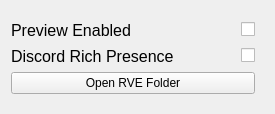
                    <widget class="QWidget" name="tab_4">
                     <attribute name="title">
                      <string>RVE Settings</string>
                     </attribute>
                     <layout class="QVBoxLayout" name="verticalLayout_23">
                      <item>
                       <widget class="QWidget" name="GUIOptionsContainer" native="true">
                        <layout class="QVBoxLayout" name="verticalLayout_20">
                         <property name="leftMargin">
                          <number>0</number>
                         </property>
                         <item>
                          <widget class="QWidget" name="previewEnabledContainer" native="true">
                           <layout class="QHBoxLayout" name="horizontalLayout_21">
                            <property name="spacing">
                             <number>0</number>
                            </property>
                            <property name="leftMargin">
                             <number>0</number>
                            </property>
                            <property name="topMargin">
                             <number>0</number>
                            </property>
                            <property name="rightMargin">
                             <number>0</number>
                            </property>
                            <property name="bottomMargin">
                             <number>0</number>
                            </property>
                            <item>
                             <widget class="QLabel" name="label_19">
                              <property name="font">
                               <font>
                                <pointsize>12</pointsize>
                               </font>
                              </property>
                              <property name="text">
                               <string>Preview Enabled</string>
                              </property>
                             </widget>
                            </item>
                            <item>
                             <spacer name="horizontalSpacer_2">
                              <property name="orientation">
                               <enum>Qt::Orientation::Horizontal</enum>
                              </property>
                              <property name="sizeHint" stdset="0">
                               <size>
                                <width>40</width>
                                <height>20</height>
                               </size>
                              </property>
                             </spacer>
                            </item>
                            <item>
                             <widget class="QCheckBox" name="preview_enabled">
                              <property name="text">
                               <string />
                              </property>
                             </widget>
                            </item>
                           </layout>
                          </widget>
                         </item>
                         <item>
                          <widget class="QWidget" name="discordRPCSettingsContainer" native="true">
                           <layout class="QHBoxLayout" name="horizontalLayout_12">
                            <property name="spacing">
                             <number>10</number>
                            </property>
                            <property name="leftMargin">
                             <number>0</number>
                            </property>
                            <property name="topMargin">
                             <number>0</number>
                            </property>
                            <property name="rightMargin">
                             <number>0</number>
                            </property>
                            <property name="bottomMargin">
                             <number>0</number>
                            </property>
                            <item>
                             <widget class="QLabel" name="label_23">
                              <property name="font">
                               <font>
                                <pointsize>12</pointsize>
                               </font>
                              </property>
                              <property name="text">
                               <string>Discord Rich Presence</string>
                              </property>
                             </widget>
                            </item>
                            <item>
                             <spacer name="horizontalSpacer_5">
                              <property name="orientation">
                               <enum>Qt::Orientation::Horizontal</enum>
                              </property>
                              <property name="sizeHint" stdset="0">
                               <size>
                                <width>40</width>
                                <height>20</height>
                               </size>
                              </property>
                             </spacer>
                            </item>
                            <item>
                             <widget class="QLabel" name="label_29">
                              <property name="maximumSize">
                               <size>
                                <width>25</width>
                                <height>25</height>
                               </size>
                              </property>
                              <property name="toolTip">
                               <string>&lt;html&gt;&lt;head/&gt;&lt;body&gt;&lt;p&gt;Show REAL Video Enhancer in discord.&lt;/p&gt;&lt;/body&gt;&lt;/html&gt;</string>
                              </property>
                              <property name="text">
                               <string />
                              </property>
                              <property name="pixmap">
                               <pixmap resource="resources.qrc">:/icons/icons/info.svg</pixmap>
                              </property>
                              <property name="scaledContents">
                               <bool>true</bool>
                              </property>
                             </widget>
                            </item>
                            <item>
                             <widget class="QCheckBox" name="discord_rich_presence">
                              <property name="text">
                               <string />
                              </property>
                             </widget>
                            </item>
                           </layout>
                          </widget>
                         </item>
                         <item>
                          <widget class="QWidget" name="widget_29" native="true">
                           <layout class="QVBoxLayout" name="verticalLayout_35">
                            <property name="leftMargin">
                             <number>0</number>
                            </property>
                            <property name="topMargin">
                             <number>0</number>
                            </property>
                            <property name="rightMargin">
                             <number>0</number>
                            </property>
                            <property name="bottomMargin">
                             <number>0</number>
                            </property>
                            <item>
                             <widget class="QPushButton" name="openRVEFolderBtn">
                              <property name="contextMenuPolicy">
                               <enum>Qt::ContextMenuPolicy::NoContextMenu</enum>
                              </property>
                              <property name="text">
                               <string>Open RVE Folder</string>
                              </property>
                             </widget>
                            </item>
                           </layout>
                          </widget>
                         </item>
                        </layout>
                       </widget>
                      </item>
                     </layout>
                    </widget>
